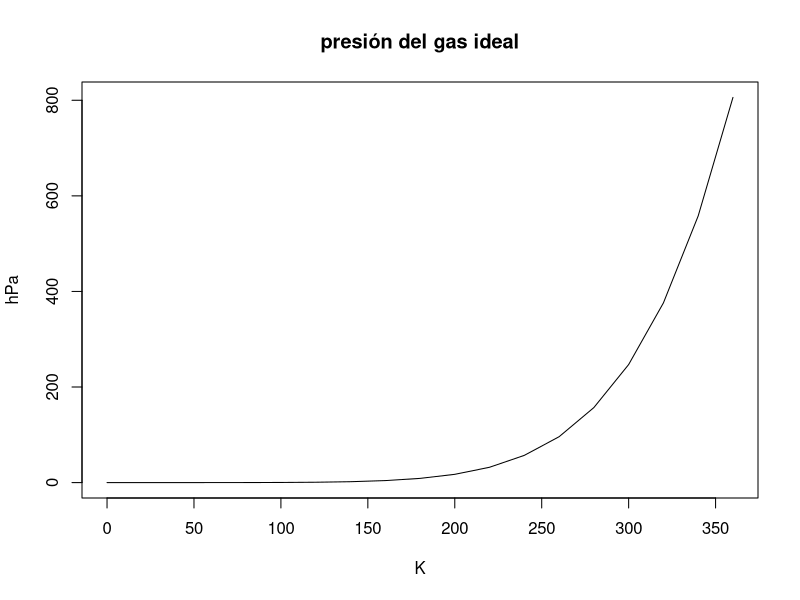
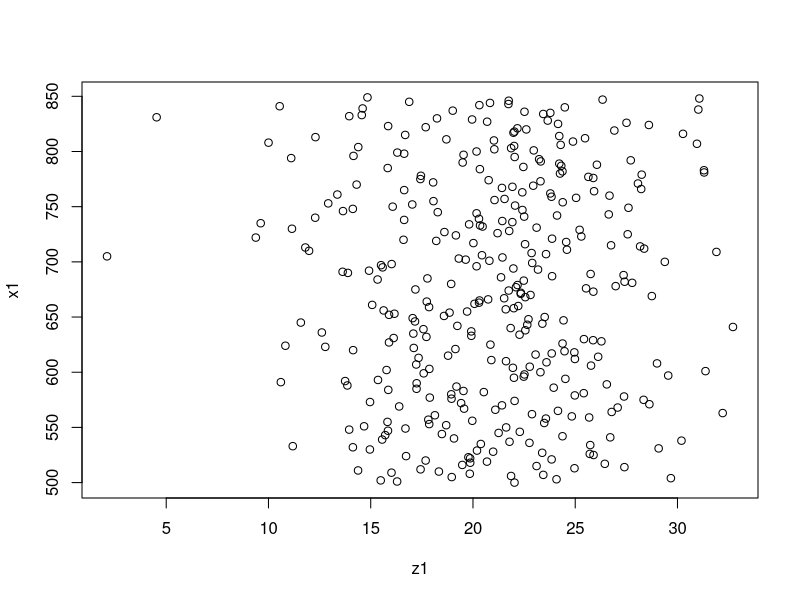
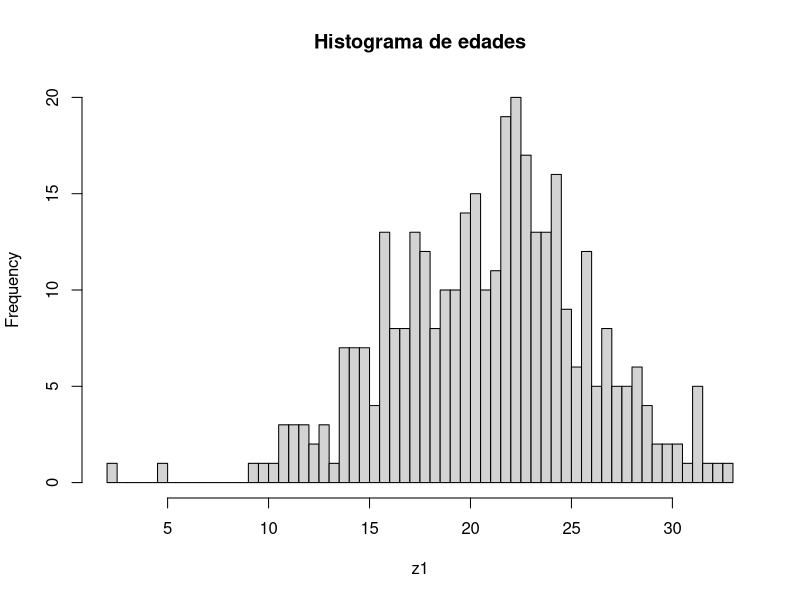
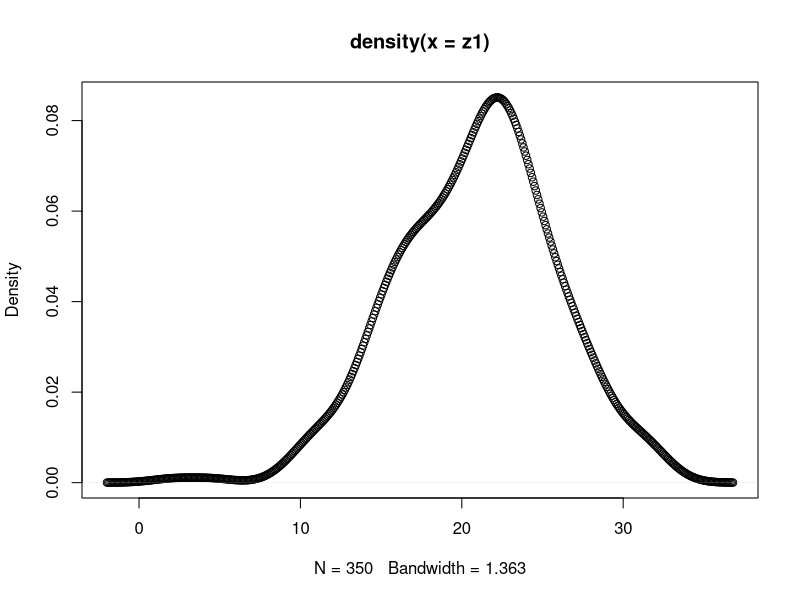
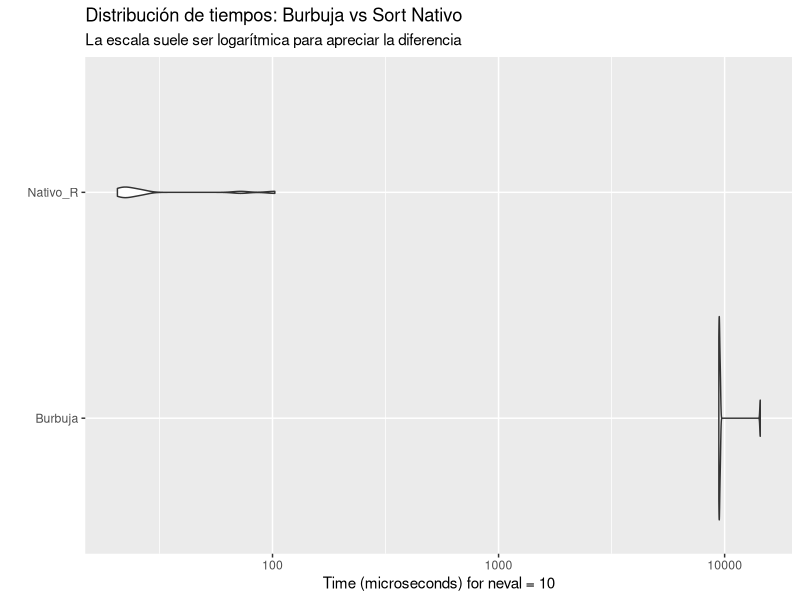
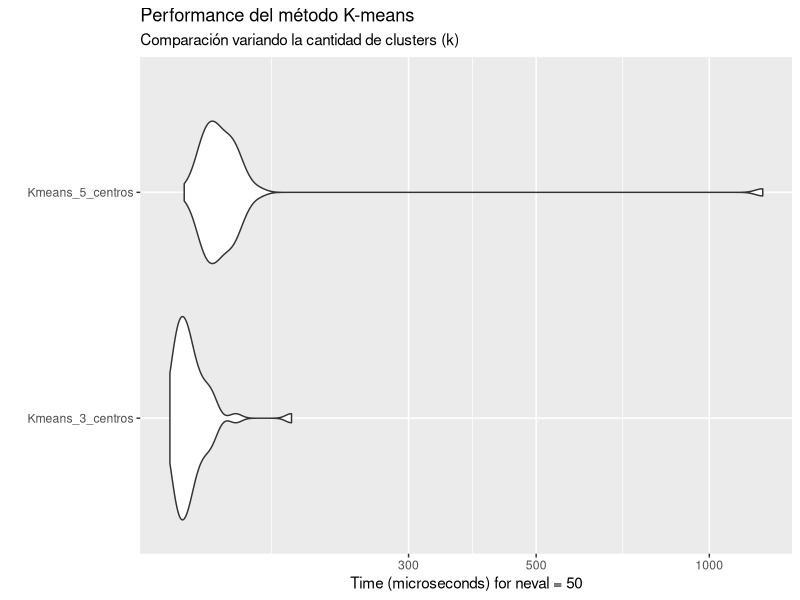

These figures' R source, in order:
## ---- chunk 1
knitr::opts_chunk$set(echo = TRUE)
## ---- chunk 2
A=38
A=40
B=60
C=B-A 
C
## ---- chunk 3
summary(cars)
## ---- chunk 4
plot(pressure,type="l" , main="presión del gas ideal", ylab="hPa",xlab="K")
## ---- chunk 5
z1<-rnorm(350,21,5)
## ---- chunk 6
w1<-length(z1)
w1
x1<-(500:849)
x1
plot(z1,x1) #comentario

## ---- chunk 7
hist(z1,main="Histograma de edades",breaks=50)
## ---- chunk 8
density(z1,type="d")
## ---- chunk 9
plot(density(z1),type="b")
## ---- chunk 10
dni=537


## ---- chunk 11

secuenciadni<- (1:537)
secuenciadni

## ---- chunk 12
total<-0
valorfinal<-length(secuenciadni)
for(i in 1:valorfinal){
  total<-total+i
total}

## ---- chunk 13
inicio<-Sys.time()
total<-0
valorfinal<-length(secuenciadni)
for(i in 1:valorfinal){
  total<-total+i
total}

final<-Sys.time()
final-inicio
## ---- chunk 14
system.time({
  n <- length(secuenciadni)
  
  #Aplicamos la fórmula de Gauss 
  total_gauss <- (n*(n+1))/2
  
  print(total_gauss)
})
## ---- chunk 15
# --- 1. Generar secuencia con bucle 'for' ---
# Primero inicializamos el vector
system.time({
A <- 0
for (i in 1:50000) {
A[i] <- (i * 2)
}
})

## ---- chunk 16
#Verificamos los resultados 
head(A)
## ---- chunk 17
tail(A)
## ---- chunk 18
system.time({
B <- seq(from = 2, to = 100000, by = 2)
})
## ---- chunk 19
# Verificamos los resultados
head(B)
## ---- chunk 20
tail(B)
## ---- chunk 21
# Definimos la cantidad de elementos de la serie que queremos calcular
n <- 30
# --- Método 1: Bucle 'for' con pre-asignación
system.time({
fib <- numeric(n)
fib[1] <- 0
fib[2] <- 1
for (i in 3:n) {
fib[i] <- fib[i-1] + fib[i-2]
}
})

## ---- chunk 22
# Ver los primeros resultados
print("Primeros números de la serie:")
## ---- chunk 23
head(fib,10)
## ---- chunk 24
# --- Método 2: Función Recursiva
fib_recursiva <- function(k) {
if (k == 0) return(0)
if (k == 1) return(1)
return(fib_recursiva(k - 1) + fib_recursiva(k - 2))
}
print("Tiempo ejecución recursiva:")

## ---- chunk 25
system.time({
# Calculamos el elemento n de forma individual
resultado_rec <- fib_recursiva(n)
})
## ---- chunk 26
# --- Resolver consigna con bucle 'while' ---
# Inicializamos la serie según la definición matemática
fib <- c(0, 1)
i <- 2 # Empezamos el conteo de iteraciones/posiciones
system.time({
# El bucle sigue mientras el último número generado sea <= 1.000.000
while (fib[i] <= 1000000) {
i <- i + 1
# Definición recurrente: f(n+1) = f(n) + f(n-1)
fib[i] <- fib[i-1] + fib[i-2]
}
})

## ---- chunk 27
# --- Resultados ---
cat("El primer número mayor a 1.000.000 es:", fib[i], "\n")
## ---- chunk 28
cat("Se necesitaron", i - 1, "iteraciones (pasos) para superarlo.\n")
## ---- chunk 29
# Mostramos los últimos elementos para verificar
tail(fib)

## ---- chunk 30
# --- 1. Creamos un vector desordenado ---
# Usamos un vector de 1000 números aleatorios
set.seed(123) # Para que el resultado sea siempre el mismo
vector_desordenado <- sample(1:1000, 1000)
# --- 2. Implementación del Método Burbuja ---
bubble_sort <- function(x) {
n <- length(x)
# El bucle externo recorre todo el vector
for (i in 1:(n - 1)) {
# El bucle interno compara pares adyacentes
for (j in 1:(n - i)) {
if (x[j] > x[j + 1]) {
# Intercambio de posición (el "burbujeo")
temp <- x[j]
x[j] <- x[j + 1]
x[j + 1] <- temp
}
}
}
return(x)
}
# --- 3. Medimos Performance del Burbuja vs R Nativo ---
cat("Tiempo con Método Burbuja:\n")
## ---- chunk 31
system.time({
vector_ordenado_burbuja <- bubble_sort(vector_desordenado)
})
## ---- chunk 32
cat("\nTiempo con función sort() nativa de R:\n")
## ---- chunk 33
system.time({
vector_ordenado_R <- sort(vector_desordenado)
})
## ---- chunk 34
# Definimos el límite de la suma (1*10ˆ7 para que no tarde demasiado en R)
# Nota: 1*10ˆ10 es un número extremadamente grande para un bucle for en R
n <- 1e7
# --- MÉTODO 1: La "Penitencia" (Bucle For / Fuerza Bruta) ---
# Este método suma uno por uno, como quería el profesor.
system.time({
suma_iterativa <- 0
for (i in 1:n) {
suma_iterativa <- suma_iterativa + i
}
})

## ---- chunk 35
cat("Resultado Suma Iterativa:", suma_iterativa, "\n")
## ---- chunk 36
# --- MÉTODO 2: La "Estrategia de Newton/Gauss" (Fórmula Analítica) ---
# Usamos la suma de una progresión aritmética: (n * (n + 1)) / 2
system.time({
suma_analitica <- (n * (n + 1)) / 2
})

## ---- chunk 37
cat("Resultado Suma Analítica:", suma_analitica, "\n")

## ---- chunk 38
# 2.0 Comparación de Performance con Gráficos de Violín
# Instalamos y cargamos la librería necesaria
if(!require(microbenchmark)) install.packages("microbenchmark")
## ---- chunk 39
if(!require(ggplot2)) install.packages("ggplot2")

## ---- chunk 40
library(microbenchmark)
library(ggplot2)
# --- 2.1 Comparación: Burbuja vs Sort Nativo ---
set.seed(123)
vector_prueba <- sample(1:500, 500)
# Usamos microbenchmark para ejecutar los métodos varias veces y comparar
comparativa_sort <- microbenchmark(
Burbuja = bubble_sort(vector_prueba),
Nativo_R = sort(vector_prueba),
times = 10 # Lo corremos 10 veces para tener una muestra estadística
)
# Graficamos el comportamiento (Gráfico de Violín)
autoplot(comparativa_sort) +
labs(title = "Distribución de tiempos: Burbuja vs Sort Nativo",
subtitle = "La escala suele ser logarítmica para apreciar la diferencia",
y = "Tiempo de ejecución", x = "Algoritmo")
## ---- chunk 41
# --- 2.2 K-means: Introducción Teórica y Medición ---
## ---- chunk 42
# Medimos el rendimiento de kmeans con un dataset interno de R (iris)
comparativa_kmeans <- microbenchmark(
Kmeans_3_centros = kmeans(iris[, 1:4], centers = 3),
Kmeans_5_centros = kmeans(iris[, 1:4], centers = 5),
times = 50
)
# Graficamos los resultados de K-means
autoplot(comparativa_kmeans) +
labs(title = "Performance del método K-means",
subtitle = "Comparación variando la cantidad de clusters (k)",
y = "Tiempo de ejecución", x = "Configuración")
